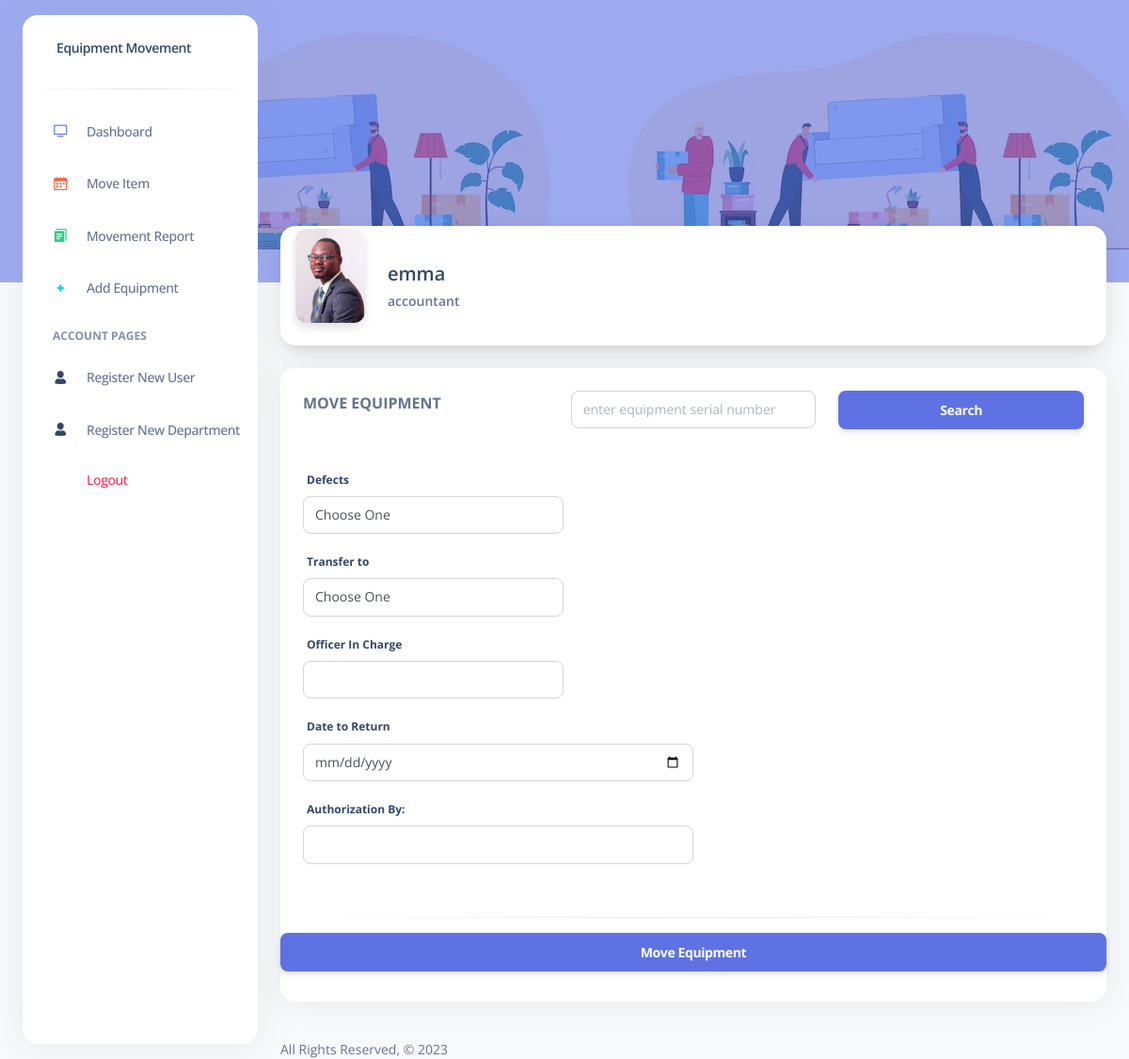
/pages/move.php (signed in), run on the app's committed database.
### tables this page shows
CREATE TABLE `users` (
  `id` int(11) NOT NULL,
  `fullname` varchar(100) NOT NULL,
  `email` varchar(100) NOT NULL,
  `department` varchar(100) NOT NULL,
  `position` varchar(100) NOT NULL,
  `address` varchar(150) NOT NULL,
  `password` varchar(100) NOT NULL,
  `city` varchar(100) NOT NULL,
  `phone` varchar(100) NOT NULL,
  `gps` varchar(50) NOT NULL,
  `profile_pic` varchar(255) NOT NULL,
  `date` date NOT NULL
);

### pages/move.php (the view, shortened to what this page needs)
<?php
    $conn = mysqli_connect("localhost", "root", "", "equipments_db");
?>
<!DOCTYPE html>
<html lang="en">
<head>
	<link href="../assets/css/nucleo-icons.css" rel="stylesheet" />
	<link href="../assets/css/nucleo-svg.css" rel="stylesheet" />
	<link href="../assets/css/nucleo-svg.css" rel="stylesheet" />
	<link id="pagestyle" href="../assets/css/argon-dashboard.css?v=2.0.4" rel="stylesheet" />
</head>
<body class="g-sidenav-show bg-gray-100">
	<div class="position-absolute w-100 min-height-300 top-0" style="background-image: url('../assets/img/moving.avif'); background-position-y: 50%;">
		<span class="mask bg-primary opacity-6"></span>
	</div>
	<?php include('aside.php'); ?>
	<div class="main-content position-relative max-height-vh-100 h-100">
		<div class="card shadow-lg mx-4 card-profile-bottom">
			<div class="card-body p-3">
				<div class="row gx-4">
					<div class="col-auto">
						<?php
							$fetchuser = $_SESSION['username'];
							$stmt = $conn->prepare("SELECT * FROM users WHERE fullname = '$fetchuser'");
							$stmt->execute();
							$result = $stmt->get_result();
							while ($row = $result->fetch_assoc()):
						  ?>
						<div class="avatar avatar-xl position-relative">
							<img src="uploads/<?= $row['profile_pic'] ?>" alt="profile_image" class="w-100 border-radius-lg shadow-sm">
						</div>
					</div>
					<div class="col-auto my-auto">
						<div class="h-100">
							<h5 class="mb-1">
								<?= $row['fullname'] ?>
							</h5>
							<p class="mb-0 font-weight-bold text-sm">
								<?= $row['position'] ?>
							</p>
						</div>
					</div>
					<?php endwhile; ?>
				</div>
			</div>
		</div>
		<div class="container-fluid py-4">
			<div class="row">
				<div class="col-md-12">
					<div class="card">
						<div class="card-header pb-0">
							<div class="row">
								<div class="col-4">
									<div class="d-flex align-items-center">
										<p class="mb-0 text-uppercase"><b>Move Equipment</b></p>
									</div>
								</div>
								<div class="col-8">
									<form method="post" role="form">
										<div class="row">
											<div class="col-6">
												<input class="form-control" type="text" placeholder="enter equipment serial number" name="searchSerial">
											</div>
											<div class="col-6">
												<input type="submit" value="Search" class="form-control btn btn-primary" name="search">
											</div>
										</div>
									</form>
								</div>
							</div>
						</div>
						<div class="card-body">
									<div class="col-md-4">
										<div class="form-group">
											<label for="example-text-input" class="form-control-label">Defects</label>
											<select class="form-control" name="defect">
												<option selected disabled hidden>Choose One</option>
											</select>
										</div>
									</div>
									<div class="col-md-4">
										<div class="form-group">
											<label for="example-text-input" class="form-control-label">Transfer to</label>
											<select class="form-control" name="newDepartment" required>
												<option disabled selected hidden>Choose One</option>
											</select>
										</div>
									</div>
									<div class="col-md-4">
										<div class="form-group">
											<label for="example-text-input" class="form-control-label">Officer In Charge</label>
											<input class="form-control" type="text" name="officerReceiving" required>
										</div>
									</div>
									<div class="col-md-6">
										<div class="form-group">
											<label for="example-text-input" class="form-control-label">Date to Return</label>
											<input class="form-control" type="date" name="returnDate" required>
										</div>
									</div>
									<div class="col-md-6">
										<div class="form-group">
											<label for="example-text-input" class="form-control-label">Authorization By:</label>
											<input class="form-control" type="text" name="authorization" required>
										</div>
									</div>
								</div>
								<hr class="horizontal dark">
								<div class="row">
									<div class="col-md-12">
										<div class="form-group">
											<input class="form-control btn btn-primary" type="submit" value="Move Equipment" name="moveBtn">
										</div>
									</div>
								</div>
						</div>
					</div>
				</div>
			</div>
			<footer class="footer pt-3  ">
				<div class="container-fluid">
					<div class="row align-items-center justify-content-lg-between">
						<div class="col-lg-6 mb-lg-0 mb-4">
							<div class="copyright text-center text-sm text-muted text-lg-start"> All Rights Reserved,
								©
							</div>
						</div>
					</div>
				</div>
			</footer>
		</div>
</body>
</html>

### data on the page
users: profile_pic (picture), fullname "emma", position "accountant"
